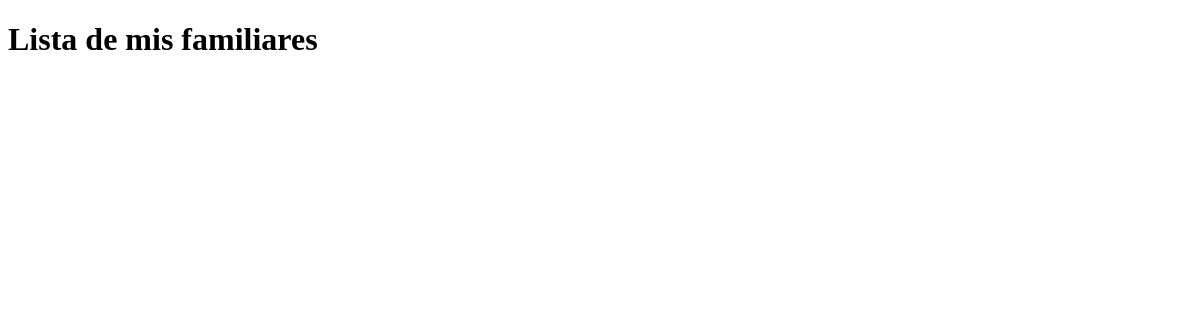
/AppCoder/mostrar_familiares, run on an earlier commit of the app's database.
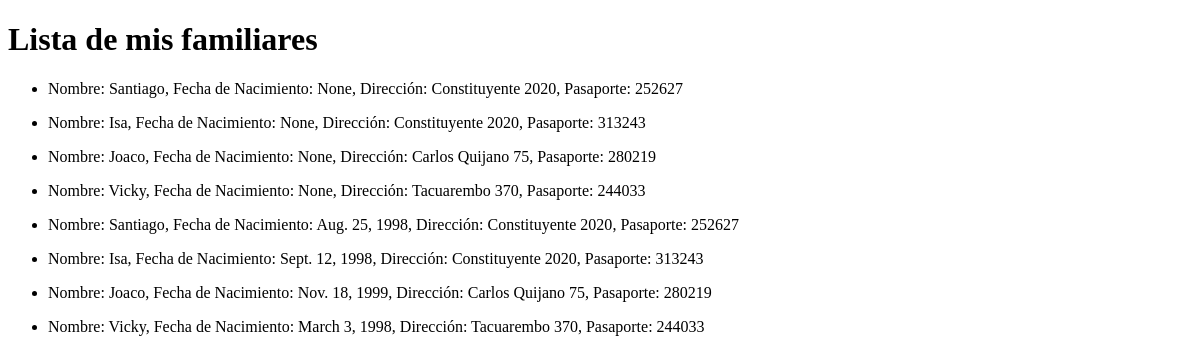
And on a later commit of the database.
### AppCoder/models.py (models this page shows)
class Familiar(models.Model):
    nombre = models.CharField(max_length=100)
    fecha_nacimiento = models.DateField(null = True)
    direccion = models.CharField(max_length=200)
    numero_pasaporte = models.IntegerField()

### AppCoder/views.py (the view)
# urls.py: path('AppCoder/mostrar_familiares', mostrar_familiares)
def mostrar_familiares(request):
  lista_familiares = Familiar.objects.all()
  return render(request, "AppCoder/familiares.html", {"lista_familiares": lista_familiares})

### AppCoder/templates/AppCoder/familiares.html (shortened to what this page needs)
<!DOCTYPE html>
<html lang="en">
<head>
</head>
<body>
    <h1>Lista de mis familiares</h1>
    {% for familiar in lista_familiares %}
        <ul>
            <li> Nombre: {{familiar.nombre}}, Fecha de Nacimiento: {{familiar.fecha_nacimiento}}, Dirección: {{familiar.direccion}}, Pasaporte: {{familiar.numero_pasaporte}} </li>
        </ul>
    {% endfor %}
</body>
</html>

What changed in the data, as far as the page shows it:
added Familiar: nombre "Santiago", fecha_nacimiento "None", direccion "Constituyente 2020", numero_pasaporte "252627"
added Familiar: nombre "Isa", fecha_nacimiento "None", direccion "Constituyente 2020", numero_pasaporte "313243"
added Familiar: nombre "Joaco", fecha_nacimiento "None", direccion "Carlos Quijano 75", numero_pasaporte "280219"
added Familiar: nombre "Vicky", fecha_nacimiento "None", direccion "Tacuarembo 370", numero_pasaporte "244033"
added Familiar: nombre "Santiago", fecha_nacimiento "Aug. 25, 1998", direccion "Constituyente 2020", numero_pasaporte "252627"
added Familiar: nombre "Isa", fecha_nacimiento "Sept. 12, 1998", direccion "Constituyente 2020", numero_pasaporte "313243"
added Familiar: nombre "Joaco", fecha_nacimiento "Nov. 18, 1999", direccion "Carlos Quijano 75", numero_pasaporte "280219"
added Familiar: nombre "Vicky", fecha_nacimiento "March 3, 1998", direccion "Tacuarembo 370", numero_pasaporte "244033"
